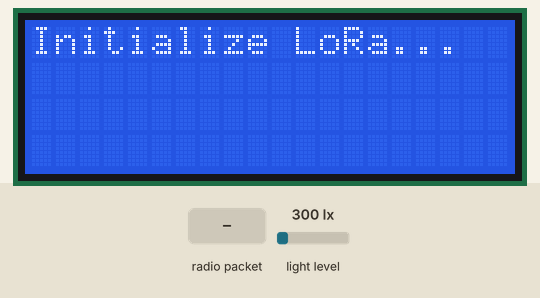
Simulated run of this sketch. Board: Arduino Uno, built with avr-gcc and run on an emulated ATmega328P. Shown: 20×4 character LCD. The test bench sets the inputs (shaded band); at power-on: light level 300 lx. No radio packets arrive unless stated; what the sketch prints to the serial monitor is not drawn.

Above: at 1.3 s.
1.4 s: radio packet "1" arrives
At 4.3 s:
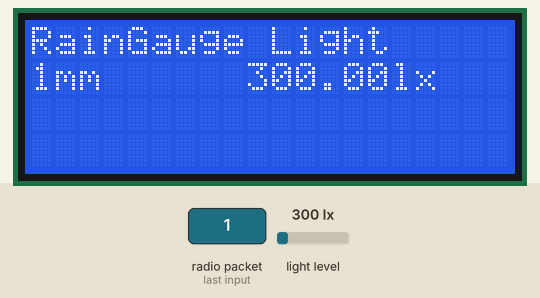
4.6 s: radio packet "0" arrives
At 6.6 s:
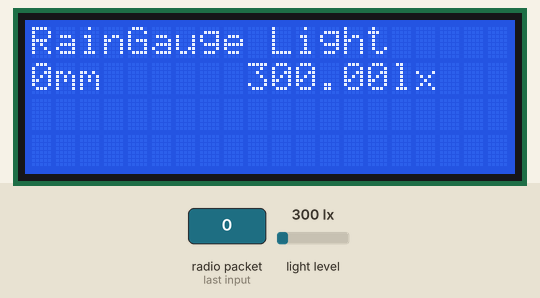
Timing chart, 0 to 8.1 s (numbered marks = the images above; inputs shaded):
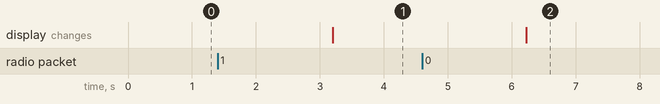

Measured:
- after the input at 1.4 s, the display: changes after 1.8 s (image 1)
- after the input at 4.6 s, the display: changes after 1.6 s (image 2)

The sketch:

LoRa_RainGauge_Receiver.ino
```cpp
//Light Intensity
#include <Wire.h>
#include <BH1750.h>

BH1750 lightMeter;
//SCL - A5
//SDA - A4
//vcc - 5v
//Light Intensity

// LCD
#include <Wire.h>
#include <LiquidCrystal_I2C.h>
LiquidCrystal_I2C lcd(0x27,20,4);  // set the LCD address to 0x27 for a 16 chars and 2 line display
 // LCD

#include <SPI.h>
#include <LoRa.h>

String receivedData = "0.00";


void setup() {
  Serial.begin(115200);

//Light intensity
  Wire.begin();
  lightMeter.begin();
  Serial.println(F("BH1750 Test begin"));
//Light intensity

//   LCD ------------------
  lcd.init();                      // initialize the lcd
  lcd.init();
  lcd.backlight();
//   LCD ------------------


  while (!Serial);

  Serial.println("LoRa Receiver");

  if(!LoRa.begin(433E6)) {
    Serial.println("Starting LoRa failed!");
     lcd.setCursor(0,0);
    lcd.print("LoRa Failed!...");
    while (1);
  }else{
    Serial.println("Initializing LoRa Receiver...");
    lcd.setCursor(0,0);
    lcd.print("Initialize LoRa...");
  }
}
void loop() {
  float lux = lightMeter.readLightLevel();
//  Serial.print(" Light: ");
//  Serial.print(lux);
//  Serial.println(" lx");

  Serial.print(String(lux)+","+String(receivedData));//for testing only
  // try to parse packet
  int packetSize = LoRa.parsePacket();
  if (packetSize) {
    // received a packet
//    Serial.print("Received packet '");

    // read packet
    while (LoRa.available())
    {
      receivedData = LoRa.readString();
    }
    lcd.clear();
    lcd.setCursor(0,0);
    lcd.print("RainGauge");
    lcd.setCursor(0,1);
    lcd.print(receivedData+"mm");
    // print RSSI of packet
//    Serial.print(receivedData + "' with RSSI ");
//    Serial.println(LoRa.packetRssi());

    lcd.setCursor(10,0);
    lcd.print("Light");
    lcd.setCursor(9,1);
    lcd.print(lux);
    lcd.print("lx");
//    Serial.print(String(lux)+","+String(receivedData));
  }
  delay(1000);
}
```
